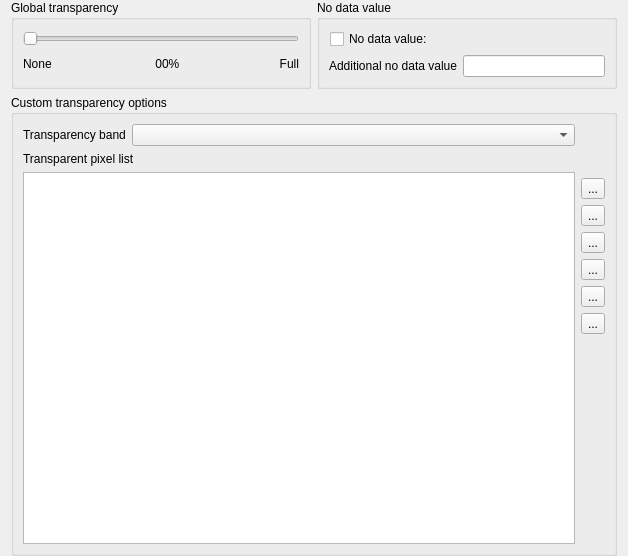
             <widget class="QWidget" name="scrollAreaWidgetContents_2">
              <property name="geometry">
               <rect>
                <x>0</x>
                <y>0</y>
                <width>628</width>
                <height>556</height>
               </rect>
              </property>
              <layout class="QVBoxLayout" name="verticalLayout_5">
               <property name="topMargin">
                <number>0</number>
               </property>
               <property name="bottomMargin">
                <number>0</number>
               </property>
               <item>
                <layout class="QHBoxLayout" name="horizontalLayout_4">
                 <item>
                  <widget class="QgsCollapsibleGroupBox" name="gboxGlobalTransp">
                   <property name="title">
                    <string>Global transparency</string>
                   </property>
                   <property name="syncGroup" stdset="0">
                    <string notr="true">rastertransp</string>
                   </property>
                   <layout class="QGridLayout" name="_3">
                    <item row="0" column="0" colspan="5">
                     <widget class="QSlider" name="sliderTransparency">
                      <property name="sizePolicy">
                       <sizepolicy hsizetype="Expanding" vsizetype="Fixed">
                        <horstretch>0</horstretch>
                        <verstretch>0</verstretch>
                       </sizepolicy>
                      </property>
                      <property name="maximum">
                       <number>255</number>
                      </property>
                      <property name="orientation">
                       <enum>Qt::Horizontal</enum>
                      </property>
                      <property name="tickInterval">
                       <number>25</number>
                      </property>
                     </widget>
                    </item>
                    <item row="1" column="0">
                     <widget class="QLabel" name="textLabel3">
                      <property name="text">
                       <string>None</string>
                      </property>
                     </widget>
                    </item>
                    <item row="1" column="1">
                     <spacer>
                      <property name="orientation">
                       <enum>Qt::Horizontal</enum>
                      </property>
                      <property name="sizeHint" stdset="0">
                       <size>
                        <width>40</width>
                        <height>20</height>
                       </size>
                      </property>
                     </spacer>
                    </item>
                    <item row="1" column="2">
                     <widget class="QLabel" name="lblTransparencyPercent">
                      <property name="sizePolicy">
                       <sizepolicy hsizetype="Fixed" vsizetype="Fixed">
                        <horstretch>0</horstretch>
                        <verstretch>0</verstretch>
                       </sizepolicy>
                      </property>
                      <property name="text">
                       <string> 00%</string>
                      </property>
                     </widget>
                    </item>
                    <item row="1" column="3">
                     <spacer>
                      <property name="orientation">
                       <enum>Qt::Horizontal</enum>
                      </property>
                      <property name="sizeHint" stdset="0">
                       <size>
                        <width>40</width>
                        <height>20</height>
                       </size>
                      </property>
                     </spacer>
                    </item>
                    <item row="1" column="4">
                     <widget class="QLabel" name="textLabel4">
                      <property name="text">
                       <string>&lt;p align=&quot;right&quot;&gt;Full&lt;/p&gt;</string>
                      </property>
                     </widget>
                    </item>
                   </layout>
                  </widget>
                 </item>
                 <item>
                  <widget class="QgsCollapsibleGroupBox" name="gboxNoDataValue">
                   <property name="title">
                    <string>No data value</string>
                   </property>
                   <property name="syncGroup" stdset="0">
                    <string notr="true">rastertransp</string>
                   </property>
                   <layout class="QGridLayout" name="gridLayout_11">
                    <item row="0" column="0">
                     <layout class="QHBoxLayout" name="horizontalLayout_5">
                      <property name="leftMargin">
                       <number>1</number>
                      </property>
                      <item>
                       <widget class="QCheckBox" name="mSrcNoDataValueCheckBox">
                        <property name="toolTip">
                         <string>Use original source no data value.</string>
                        </property>
                        <property name="text">
                         <string>No data value:</string>
                        </property>
                       </widget>
                      </item>
                      <item>
                       <widget class="QLabel" name="lblSrcNoDataValue">
                        <property name="sizePolicy">
                         <sizepolicy hsizetype="Expanding" vsizetype="Preferred">
                          <horstretch>0</horstretch>
                          <verstretch>0</verstretch>
                         </sizepolicy>
                        </property>
                        <property name="toolTip">
                         <string>Original data source no data value, if exists.</string>
                        </property>
                        <property name="text">
                         <string>&lt;src no data value&gt;</string>
                        </property>
                       </widget>
                      </item>
                     </layout>
                    </item>
                    <item row="1" column="0">
                     <layout class="QHBoxLayout" name="horizontalLayout_6">
                      <item>
                       <widget class="QLabel" name="lblUserNoDataValueLabel">
                        <property name="toolTip">
                         <string>Additional user defined no data value.</string>
                        </property>
                        <property name="text">
                         <string>Additional no data value</string>
                        </property>
                       </widget>
                      </item>
                      <item>
                       <widget class="QLineEdit" name="leNoDataValue">
                        <property name="toolTip">
                         <string>Additional user defined no data value.</string>
                        </property>
                       </widget>
                      </item>
                     </layout>
                    </item>
                   </layout>
                  </widget>
                 </item>
                </layout>
               </item>
               <item>
                <widget class="QgsCollapsibleGroupBox" name="gboxCustomTransparency">
                 <property name="sizePolicy">
                  <sizepolicy hsizetype="Preferred" vsizetype="Preferred">
                   <horstretch>0</horstretch>
                   <verstretch>5</verstretch>
                  </sizepolicy>
                 </property>
                 <property name="title">
                  <string>Custom transparency options</string>
                 </property>
                 <property name="syncGroup" stdset="0">
                  <string notr="true">rastertransp</string>
                 </property>
                 <layout class="QGridLayout" name="gridLayout_3">
                  <item row="2" column="0">
                   <widget class="QTableWidget" name="tableTransparency">
                    <property name="verticalScrollBarPolicy">
                     <enum>Qt::ScrollBarAsNeeded</enum>
                    </property>
                    <property name="alternatingRowColors">
                     <bool>true</bool>
                    </property>
                    <property name="selectionMode">
                     <enum>QAbstractItemView::SingleSelection</enum>
                    </property>
                    <property name="selectionBehavior">
                     <enum>QAbstractItemView::SelectRows</enum>
                    </property>
                    <property name="showGrid">
                     <bool>false</bool>
                    </property>
                    <property name="rowCount">
                     <number>0</number>
                    </property>
                    <property name="columnCount">
                     <number>0</number>
                    </property>
                    <attribute name="horizontalHeaderStretchLastSection">
                     <bool>true</bool>
                    </attribute>
                   </widget>
                  </item>
                  <item row="0" column="0">
                   <layout class="QHBoxLayout" name="horizontalLayout_7">
                    <item>
                     <widget class="QLabel" name="lblTransparent">
                      <property name="sizePolicy">
                       <sizepolicy hsizetype="Maximum" vsizetype="Preferred">
                        <horstretch>0</horstretch>
                        <verstretch>0</verstretch>
                       </sizepolicy>
                      </property>
                      <property name="text">
                       <string>Transparency band</string>
                      </property>
                     </widget>
                    </item>
                    <item>
                     <widget class="QComboBox" name="cboxTransparencyBand">
                      <property name="enabled">
                       <bool>true</bool>
                      </property>
                      <property name="sizePolicy">
                       <sizepolicy hsizetype="Minimum" vsizetype="Fixed">
                        <horstretch>0</horstretch>
                        <verstretch>0</verstretch>
                       </sizepolicy>
                      </property>
                      <property name="minimumSize">
                       <size>
                        <width>150</width>
                        <height>0</height>
                       </size>
                      </property>
                     </widget>
                    </item>
                   </layout>
                  </item>
                  <item row="2" column="1">
                   <layout class="QVBoxLayout" name="_2">
                    <property name="leftMargin">
                     <number>0</number>
                    </property>
                    <property name="topMargin">
                     <number>6</number>
                    </property>
                    <property name="rightMargin">
                     <number>0</number>
                    </property>
                    <property name="bottomMargin">
                     <number>6</number>
                    </property>
                    <item>
                     <widget class="QToolButton" name="pbnAddValuesManually">
                      <property name="toolTip">
                       <string>Add values manually</string>
                      </property>
                      <property name="text">
                       <string>...</string>
                      </property>
                      <property name="icon">
                       <iconset resource="../../images/images.qrc">
                        <normaloff>:/images/themes/default/mActionSignPlus.png</normaloff>:/images/themes/default/mActionSignPlus.png</iconset>
                      </property>
                     </widget>
                    </item>
                    <item>
                     <widget class="QToolButton" name="pbnAddValuesFromDisplay">
                      <property name="enabled">
                       <bool>true</bool>
                      </property>
                      <property name="toolTip">
                       <string>Add values from display</string>
                      </property>
                      <property name="text">
                       <string>...</string>
                      </property>
                      <property name="icon">
                       <iconset resource="../../images/images.qrc">
                        <normaloff>:/images/themes/default/mActionContextHelp.png</normaloff>:/images/themes/default/mActionContextHelp.png</iconset>
                      </property>
                     </widget>
                    </item>
                    <item>
                     <widget class="QToolButton" name="pbnRemoveSelectedRow">
                      <property name="toolTip">
                       <string>Remove selected row</string>
                      </property>
                      <property name="text">
                       <string>...</string>
                      </property>
                      <property name="icon">
                       <iconset resource="../../images/images.qrc">
                        <normaloff>:/images/themes/default/symbologyRemove.png</normaloff>:/images/themes/default/symbologyRemove.png</iconset>
                      </property>
                     </widget>
                    </item>
                    <item>
                     <widget class="QToolButton" name="pbnDefaultValues">
                      <property name="toolTip">
                       <string>Default values</string>
                      </property>
                      <property name="text">
                       <string>...</string>
                      </property>
                      <property name="icon">
                       <iconset resource="../../images/images.qrc">
                        <normaloff>:/images/themes/default/mActionOpenTable.png</normaloff>:/images/themes/default/mActionOpenTable.png</iconset>
                      </property>
                     </widget>
                    </item>
                    <item>
                     <widget class="QToolButton" name="pbnImportTransparentPixelValues">
                      <property name="toolTip">
                       <string>Import from file</string>
                      </property>
                      <property name="text">
                       <string>...</string>
                      </property>
                      <property name="icon">
                       <iconset resource="../../images/images.qrc">
                        <normaloff>:/images/themes/default/mActionFileOpen.svg</normaloff>:/images/themes/default/mActionFileOpen.svg</iconset>
                      </property>
                     </widget>
                    </item>
                    <item>
                     <widget class="QToolButton" name="pbnExportTransparentPixelValues">
                      <property name="toolTip">
                       <string>Export to file</string>
                      </property>
                      <property name="text">
                       <string>...</string>
                      </property>
                      <property name="icon">
                       <iconset resource="../../images/images.qrc">
                        <normaloff>:/images/themes/default/mActionFileSave.svg</normaloff>:/images/themes/default/mActionFileSave.svg</iconset>
                      </property>
                     </widget>
                    </item>
                    <item>
                     <spacer name="verticalSpacer_2">
                      <property name="orientation">
                       <enum>Qt::Vertical</enum>
                      </property>
                      <property name="sizeHint" stdset="0">
                       <size>
                        <width>20</width>
                        <height>40</height>
                       </size>
                      </property>
                     </spacer>
                    </item>
                   </layout>
                  </item>
                  <item row="1" column="0">
                   <widget class="QLabel" name="label_6">
                    <property name="text">
                     <string>Transparent pixel list</string>
                    </property>
                   </widget>
                  </item>
                 </layout>
                </widget>
               </item>
               <item>
                <spacer name="verticalSpacer_5">
                 <property name="orientation">
                  <enum>Qt::Vertical</enum>
                 </property>
                 <property name="sizeHint" stdset="0">
                  <size>
                   <width>20</width>
                   <height>0</height>
                  </size>
                 </property>
                </spacer>
               </item>
              </layout>
             </widget>
